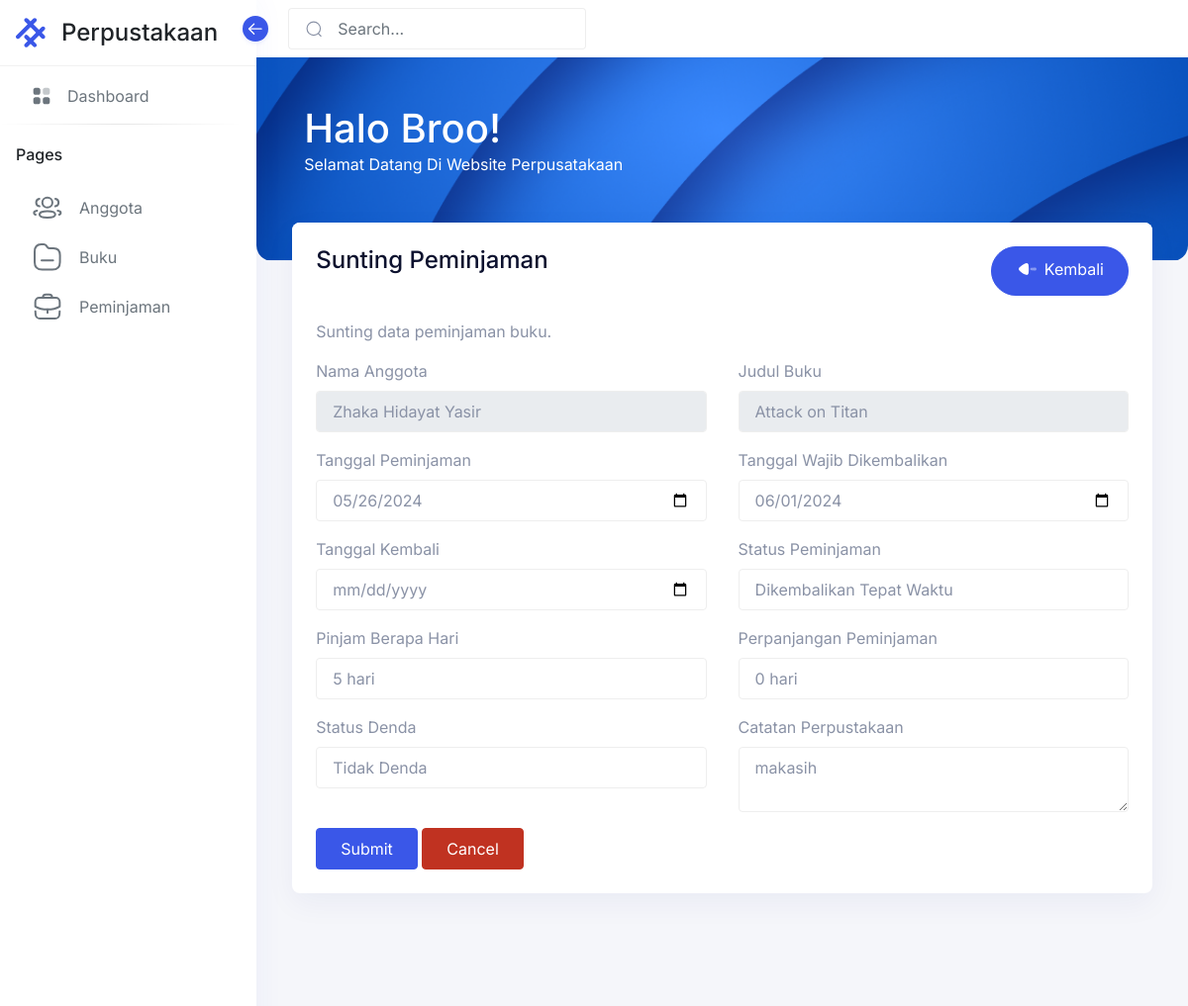
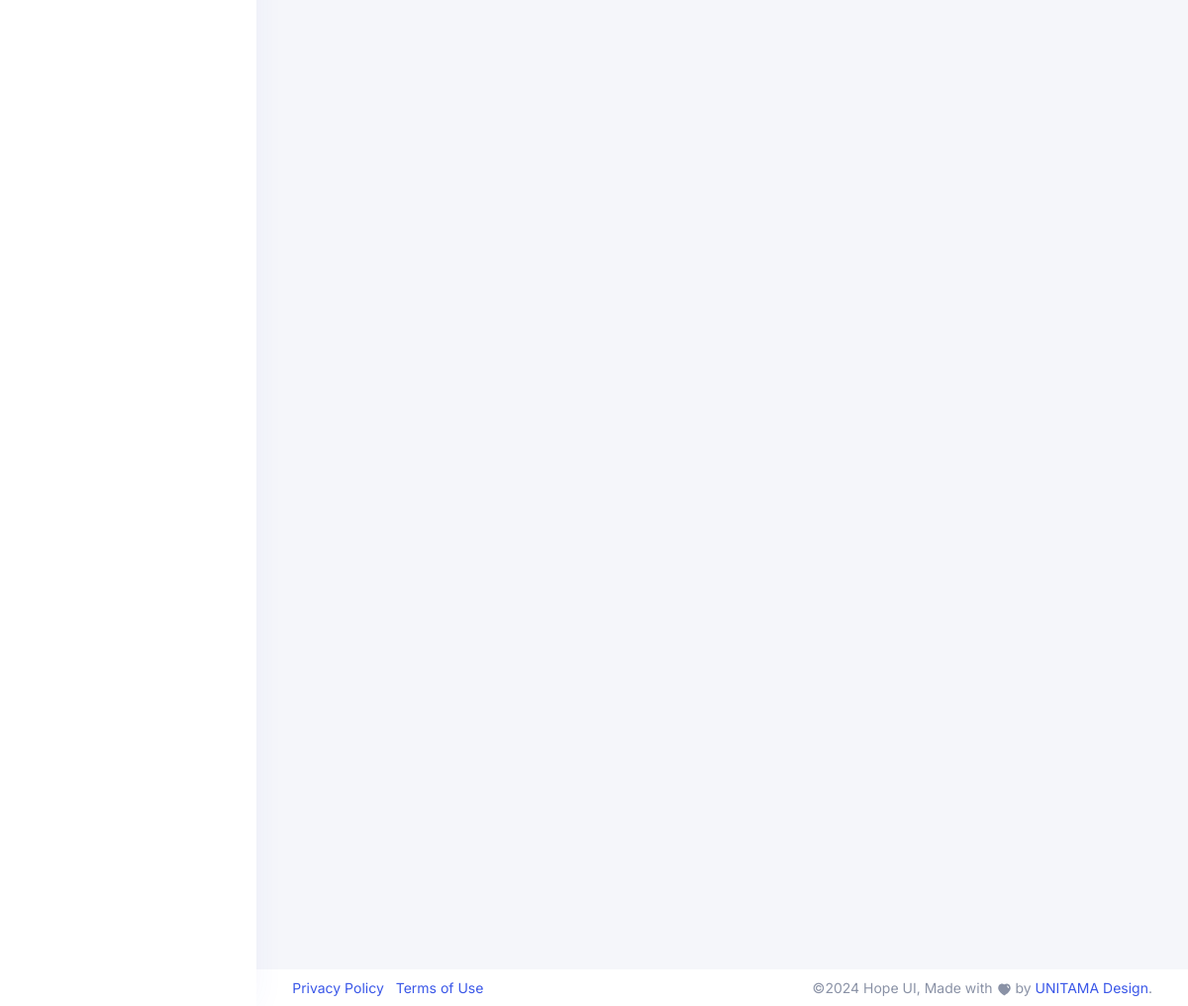
The app's page /peminjaman/edit.php?id=7 with its own data (2 pictures, top to bottom).
### tables this page shows
CREATE TABLE IF NOT EXISTS `peminjaman` (
  `id_peminjaman` int NOT NULL AUTO_INCREMENT,
  `id_anggota` int DEFAULT NULL,
  `id_buku` int DEFAULT NULL,
  `tanggal_peminjaman` date DEFAULT NULL,
  `tanggal_wajib_dikembalikan` date DEFAULT NULL,
  `tanggal_kembali` date DEFAULT NULL,
  `status_peminjaman` enum('Dipinjam','Dikembalikan Tepat Waktu','Terlambat Dikembalikan') DEFAULT NULL,
  `pinjam_berapa_hari` varchar(50) DEFAULT NULL,
  `perpanjangan_peminjaman` varchar(50) DEFAULT NULL,
  `status_denda` enum('Tidak Denda','Kena Denda') DEFAULT NULL,
  `catatan_perpustakaan` text,
  PRIMARY KEY (`id_peminjaman`)
);

CREATE TABLE IF NOT EXISTS `anggota` (
  `id_anggota` int NOT NULL AUTO_INCREMENT,
  `nama` varchar(50) DEFAULT NULL,
  `alamat` text,
  `no_telp` varchar(50) DEFAULT NULL,
  `email` varchar(50) DEFAULT NULL,
  `jenis_kelamin` enum('0','1') DEFAULT NULL,
  PRIMARY KEY (`id_anggota`) USING BTREE
);

CREATE TABLE IF NOT EXISTS `buku` (
  `id_buku` int NOT NULL AUTO_INCREMENT,
  `judul` varchar(255) DEFAULT NULL,
  `penulis` varchar(255) DEFAULT NULL,
  `tahun_terbit` int DEFAULT NULL,
  `genre` varchar(255) DEFAULT NULL,
  `gambar` varchar(255) DEFAULT NULL,
  `isbn` varchar(15) DEFAULT NULL,
  `stok` int DEFAULT NULL,
  PRIMARY KEY (`id_buku`)
);

### peminjaman/edit.php (the view, shortened to what this page needs)
<?php
include "../config/koneksi.php";
$id_peminjaman = isset($_GET['id']) ? $_GET['id'] : 0;
$sql = "SELECT peminjaman.*, buku.judul, anggota.nama FROM peminjaman
        INNER JOIN buku ON buku.id_buku = peminjaman.id_buku
        INNER JOIN anggota ON anggota.id_anggota = peminjaman.id_anggota
        WHERE peminjaman.id_peminjaman = $id_peminjaman";
$query = mysqli_query($koneksi, $sql);
$data = mysqli_fetch_assoc($query);
if ($data) {
    $selected_book_title = $data['judul'];
    $selected_anggota_name = $data['nama'];
    $pinjam_berapa_hari = $data['pinjam_berapa_hari'];
    $tanggal_peminjaman = $data['tanggal_peminjaman'];
    $tanggal_wajib_dikembalikan = $data['tanggal_wajib_dikembalikan'];
    $tanggal_kembali = $data['tanggal_kembali'];
    $status_peminjaman = $data['status_peminjaman'];
    $pinjam_berapa_hari = $data['pinjam_berapa_hari'];
    $perpanjangan_peminjaman = $data['perpanjangan_peminjaman'];
    $status_denda = $data['status_denda'];
    $catatan_perpustakaan = $data['catatan_perpustakaan'];
} else {
    $id_buku = '';
    $selected_book_title = '';
    $id_anggota = '';
    $selected_anggota_name = '';
    $pinjam_berapa_hari = '';
}
?>
<!DOCTYPE html>
<html lang="en">
<?php include "../contents/header.php"; ?>
<body>
    <?php include "../contents/sidebar.php"; ?>
    <main class="main-content">
        <div class="position-relative iq-banner">
            <?php include "../contents/navbar.php" ?>
            <?php include "../contents/navbar-header.php" ?>
        </div>
        <div class="conatiner-fluid content-inner mt-n5 py-0">
            <div class="row">
                <div class="col-sm-12">
                    <div class="card">
                        <div class="card-header d-flex justify-content-between">
                            <div class="header-title">
                                <h4 class="card-title">Sunting Peminjaman</h4>
                            </div>
                            <a class="btn btn-primary rounded-pill" href="../peminjaman">
                                <span class="btn-inner">
                                </span>
                                Kembali
                            </a>
                        </div>
                        <div class="card-body">
                            <p>Sunting data peminjaman buku.</p>
                            <form action="../peminjaman/proses_edit.php" method="POST">
                                <div class="row">
                                    <div class="col-md-6">
                                        <div class="form-group">
                                            <label class="form-label" for="nama_anggota_display">Nama Anggota</label>
                                            <input type="text" class="form-control" id="nama_anggota_display" name="nama_anggota_display" value="<?php echo $selected_anggota_name; ?>" disabled>
                                        </div>
                                    </div>
                                    <div class="col-md-6">
                                        <div class="form-group">
                                            <label class="form-label" for="judul_buku">Judul Buku</label>
                                            <input type="text" class="form-control" id="judul_buku_display" name="judul_buku_display" value="<?php echo $selected_book_title; ?>" disabled>
                                        </div>
                                    </div>
                                </div>
                                <div class="row">
                                    <div class="col-md-6">
                                        <div class="form-group">
                                            <label class="form-label" for="tanggal_peminjaman">Tanggal Peminjaman</label>
                                            <input type="date" class="form-control" id="tanggal_peminjaman" value="<?php echo $tanggal_peminjaman?>" name="tanggal_peminjaman">
                                        </div>
                                    </div>
                                    <div class="col-md-6">
                                        <div class="form-group">
                                            <label class="form-label" for="tanggal_wajib_dikembalikan">Tanggal Wajib Dikembalikan</label>
                                            <input type="date" class="form-control" id="tanggal_wajib_dikembalikan" value="<?php echo $tanggal_wajib_dikembalikan ?>" name="tanggal_wajib_dikembalikan">
                                        </div>
                                    </div>
                                </div>
                                <div class="row">
                                    <div class="col-md-6">
                                        <div class="form-group">
                                            <label class="form-label" for="tanggal_kembali">Tanggal Kembali</label>
                                            <input type="date" class="form-control" id="tanggal_kembali" value="<?php $tanggal_kembali ?>" name="tanggal_kembali">
                                        </div>
                                    </div>
                                    <div class="col-md-6">
                                        <div class="form-group">
                                            <label class="form-label" for="status_peminjaman">Status Peminjaman</label>
                                            <select class="form-control" id="status_peminjaman" name="status_peminjaman">
                                                <option value="<?php echo $status_peminjaman ?>"><?php echo $status_peminjaman ?></option>
                                            </select>
                                        </div>
                                    </div>
                                </div>
                                <div class="row">
                                    <div class="col-md-6">
                                        <div class="form-group">
                                            <label class="form-label" for="pinjam_berapa_hari">Pinjam Berapa Hari</label>
                                            <input type="text" class="form-control" id="pinjam_berapa_hari" name="pinjam_berapa_hari" value="<?php echo $pinjam_berapa_hari; ?>" placeholder="Masukkan Durasi Pinjam dalam Hari...">
                                        </div>
                                    </div>
                                    <div class="col-md-6">
                                        <div class="form-group">
                                            <label class="form-label" for="perpanjangan_peminjaman">Perpanjangan Peminjaman</label>
                                            <input type="text" class="form-control" id="perpanjangan_peminjaman" name="perpanjangan_peminjaman" value="<?php echo $perpanjangan_peminjaman ?>" placeholder="Masukkan Jumlah Perpanjangan dalam Hari...">
                                        </div>
                                    </div>
                                </div>
                                <div class="row">
                                    <div class="col-md-6">
                                        <div class="form-group">
                                            <label class="form-label" for="status_denda">Status Denda</label>
                                            <select class="form-control" id="status_denda" name="status_denda">
                                                <option value="<?php echo $status_denda ?>"><?php echo $status_denda ?></option>
                                            </select>
                                        </div>
                                    </div>
                                    <div class="col-md-6">
                                        <div class="form-group">
                                            <label class="form-label" for="catatan_perpustakaan">Catatan Perpustakaan</label>
                                            <textarea class="form-control" id="catatan_perpustakaan" name="catatan_perpustakaan"placeholder="Masukkan Catatan Perpustakaan..."><?php echo $catatan_perpustakaan ?> </textarea>
                                        </div>
                                    </div>
                                </div>
                                <button type="submit" name="submit" class="btn btn-primary">Submit</button>
                                <button type="reset" class="btn btn-danger">Cancel</button>
                            </form>
                        </div>
                    </div>
                </div>
            </div>
        </div>
        <?php include "../contents/footer.php" ?>
    </main>
</body>
</html>

### records on screen
peminjaman: nama_anggota_display "Zhaka Hidayat Yasir", judul_buku_display "Attack on Titan", tanggal_peminjaman "05/26/2024", tanggal_wajib_dikembalikan "06/01/2024", status_peminjaman "Dikembalikan Tepat Waktu", pinjam_berapa_hari "5 hari", perpanjangan_peminjaman "0 hari", status_denda "Tidak Denda", catatan_perpustakaan "makasih"
